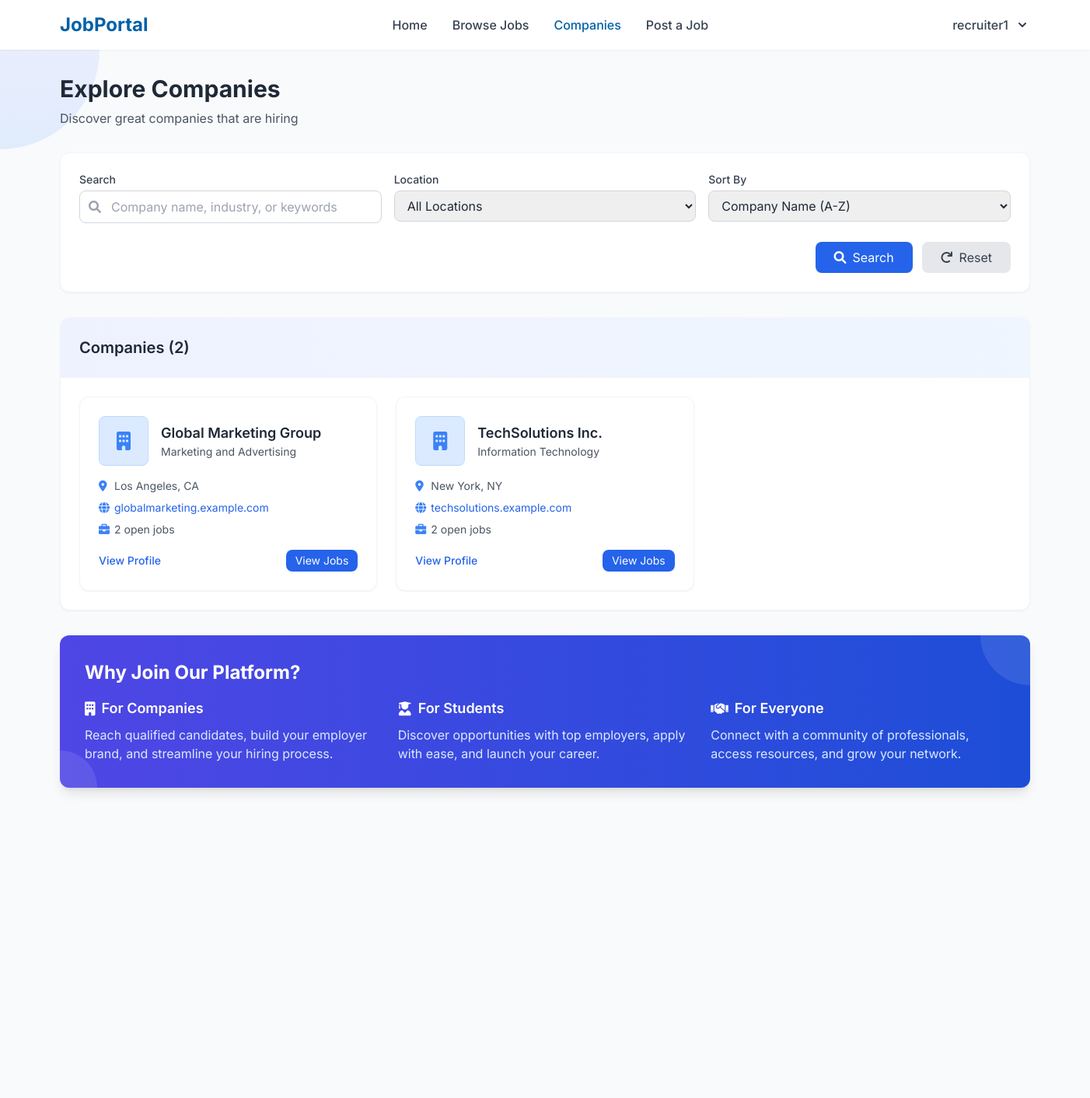
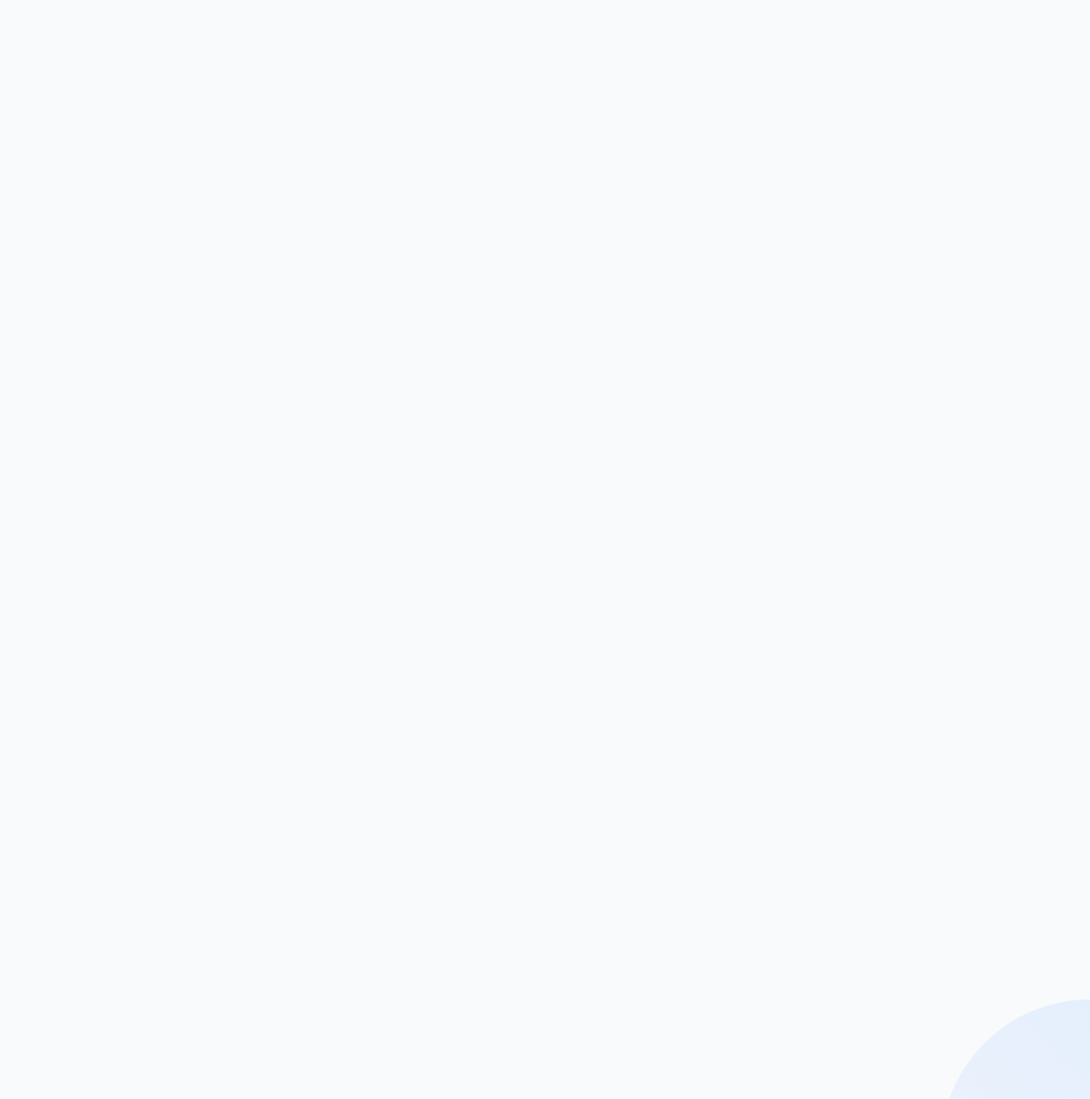
/companies.php (signed in), run on the app's committed database (2 pictures, top to bottom).
### tables this page shows
CREATE TABLE IF NOT EXISTS company_profiles (
    id INT NOT NULL PRIMARY KEY AUTO_INCREMENT,
    user_id INT NOT NULL,
    company_name VARCHAR(100) NOT NULL,
    company_description TEXT,
    industry VARCHAR(100),
    website VARCHAR(255),
    location VARCHAR(100),
    logo_path VARCHAR(255),
    FOREIGN KEY (user_id) REFERENCES users(id) ON DELETE CASCADE
);

### companies.php (the view, shortened to what this page needs)
<?php
require_once 'includes/functions.php';
$filters = [
    'keyword' => isset($_GET['keyword']) ? sanitize($_GET['keyword']) : '',
    'location' => isset($_GET['location']) ? sanitize($_GET['location']) : '',
    'sort' => isset($_GET['sort']) ? sanitize($_GET['sort']) : 'name_asc'
];
$sql_conditions = ["1=1"];
$where_clause = implode(' AND ', $sql_conditions);
$sort_clause = "c.company_name ASC";
$count_sql = "SELECT COUNT(DISTINCT c.user_id) as total
              FROM company_profiles c
              WHERE $where_clause";
$stmt = mysqli_prepare($conn, $count_sql);
mysqli_stmt_execute($stmt);
$result = mysqli_stmt_get_result($stmt);
$total_companies = mysqli_fetch_assoc($result)['total'];
$companies_per_page = 10;
$total_pages = ceil($total_companies / $companies_per_page);
$current_page = isset($_GET['page']) ? max(1, min($total_pages, (int)$_GET['page'])) : 1;
$offset = ($current_page - 1) * $companies_per_page;
$sql = "SELECT c.*, u.email, u.username,
        (SELECT COUNT(*) FROM jobs j WHERE j.recruiter_id = c.user_id AND j.status = 'open') as job_count,
        (SELECT COUNT(*) FROM jobs j WHERE j.recruiter_id = c.user_id) as total_jobs
        FROM company_profiles c
        JOIN users u ON c.user_id = u.id
        WHERE $where_clause
        GROUP BY c.user_id
        ORDER BY $sort_clause
        LIMIT $offset, $companies_per_page";
$stmt = mysqli_prepare($conn, $sql);
mysqli_stmt_execute($stmt);
$result = mysqli_stmt_get_result($stmt);
$companies = mysqli_fetch_all($result, MYSQLI_ASSOC);
include 'includes/header.php';
?>
<div class="bg-gray-50 py-8 min-h-screen relative">
    <div class="absolute top-0 left-0 w-64 h-64 bg-gradient-to-br from-purple-100 to-blue-200 rounded-full opacity-50 -ml-32 -mt-32 transform rotate-45"></div>
    <div class="absolute bottom-0 right-0 w-96 h-96 bg-gradient-to-tr from-indigo-100 to-blue-200 rounded-full opacity-40 -mr-48 -mb-48"></div>
    <div class="container mx-auto px-4 relative z-10">
        <div class="mb-8">
            <h1 class="text-3xl font-bold text-gray-800 mb-2">Explore Companies</h1>
            <p class="text-gray-600">Discover great companies that are hiring</p>
        </div>
        <div class="bg-white rounded-xl shadow-sm border border-gray-100 p-6 mb-8">
            <form action="companies.php" method="get" class="space-y-6">
                <div class="grid grid-cols-1 md:grid-cols-3 gap-4">
                    <div class="col-span-1">
                        <label for="keyword" class="block text-sm font-medium text-gray-700 mb-1">Search</label>
                        <div class="relative">
                            <div class="absolute inset-y-0 left-0 pl-3 flex items-center pointer-events-none">
                            </div>
                            <input type="text" id="keyword" name="keyword" value="<?php echo htmlspecialchars($filters['keyword']); ?>" placeholder="Company name, industry, or keywords" class="block w-full pl-10 pr-3 py-2 border border-gray-300 rounded-lg focus:ring-blue-500 focus:border-blue-500">
                        </div>
                    </div>
                    <div>
                        <label for="location" class="block text-sm font-medium text-gray-700 mb-1">Location</label>
                        <select id="location" name="location" class="block w-full py-2 px-3 border border-gray-300 rounded-lg focus:ring-blue-500 focus:border-blue-500">
                            <option value="">All Locations</option>
                        </select>
                    </div>
                    <div>
                        <label for="sort" class="block text-sm font-medium text-gray-700 mb-1">Sort By</label>
                        <select id="sort" name="sort" class="block w-full py-2 px-3 border border-gray-300 rounded-lg focus:ring-blue-500 focus:border-blue-500">
                            <option value="name_asc" <?php echo ($filters['sort'] === 'name_asc') ? 'selected' : ''; ?>>Company Name (A-Z)</option>
                        </select>
                    </div>
                </div>
                <div class="flex justify-end gap-3">
                    <button type="submit" class="bg-blue-600 hover:bg-blue-700 text-white py-2 px-6 rounded-lg transition duration-300 flex items-center justify-center">
                        <i class="fas fa-search mr-2"></i> Search
                    </button>
                    <a href="companies.php" class="bg-gray-200 hover:bg-gray-300 text-gray-700 py-2 px-6 rounded-lg transition duration-300 flex items-center justify-center">
                        <i class="fas fa-redo mr-2"></i> Reset
                    </a>
                </div>
            </form>
        </div>
        <div class="bg-white rounded-xl shadow-sm border border-gray-100 overflow-hidden mb-8">
            <div class="p-6 border-b border-gray-100 bg-gradient-to-r from-indigo-50 to-blue-50">
                <div class="flex justify-between items-center">
                    <h2 class="text-xl font-semibold text-gray-800">Companies (<?php echo $total_companies; ?>)</h2>
                </div>
            </div>
            <?php if (empty($companies)): ?>
            <div class="p-8 text-center">
                <div class="w-16 h-16 bg-blue-100 rounded-full flex items-center justify-center mx-auto mb-4">
                    <i class="fas fa-building text-blue-500 text-2xl"></i>
                </div>
                <h3 class="text-xl font-semibold text-gray-800 mb-2">No Companies Found</h3>
                <p class="text-gray-600 mb-4">We couldn't find any companies matching your search criteria.</p>
                <a href="companies.php" class="inline-flex items-center bg-blue-600 hover:bg-blue-700 text-white px-4 py-2 rounded-lg transition duration-300">
                    <i class="fas fa-redo mr-2"></i> Clear Filters
                </a>
            </div>
            <?php else: ?>
            <div class="grid grid-cols-1 md:grid-cols-2 lg:grid-cols-3 gap-6 p-6">
                <?php foreach ($companies as $company): ?>
                <div class="bg-white rounded-xl shadow-sm border border-gray-100 overflow-hidden hover:shadow-md transition duration-300">
                    <div class="p-6">
                        <div class="flex items-center mb-4">
                            <div class="flex-shrink-0 mr-4">
                                <?php if (!empty($company['logo_path'])): ?>
                                    <img src="<?php echo $company['logo_path']; ?>" alt="<?php echo htmlspecialchars($company['company_name']); ?>" class="w-16 h-16 object-contain rounded-lg border border-gray-200">
                                <?php else: ?>
                                    <div class="w-16 h-16 bg-blue-100 rounded-lg flex items-center justify-center border border-blue-200">
                                        <i class="fas fa-building text-blue-500 text-2xl"></i>
                                    </div>
                                <?php endif; ?>
                            </div>
                            <div>
                                <h3 class="text-lg font-semibold text-gray-800">
                                    <a href="company_profile.php?id=<?php echo $company['user_id']; ?>" class="hover:text-blue-600 transition duration-300">
                                        <?php echo htmlspecialchars($company['company_name']); ?>
                                    </a>
                                </h3>
                                <?php if (!empty($company['industry'])): ?>
                                <p class="text-gray-600 text-sm"><?php echo htmlspecialchars($company['industry']); ?></p>
                                <?php endif; ?>
                            </div>
                        </div>
                        <div class="space-y-2 mb-4">
                            <?php if (!empty($company['location'])): ?>
                            <div class="flex items-center text-sm text-gray-600">
                                <i class="fas fa-map-marker-alt text-blue-500 w-5"></i>
                                <span><?php echo htmlspecialchars($company['location']); ?></span>
                            </div>
                            <?php endif; ?>
                            <?php if (!empty($company['website'])): ?>
                            <div class="flex items-center text-sm text-gray-600">
                                <i class="fas fa-globe text-blue-500 w-5"></i>
                                <a href="<?php echo htmlspecialchars($company['website']); ?>" target="_blank" class="text-blue-600 hover:underline truncate">
                                    <?php echo htmlspecialchars(preg_replace('#^https?://#', '', $company['website'])); ?>
                                </a>
                            </div>
                            <?php endif; ?>
                            <div class="flex items-center text-sm text-gray-600">
                                <i class="fas fa-briefcase text-blue-500 w-5"></i>
                                <span><?php echo $company['job_count']; ?> open job<?php echo $company['job_count'] != 1 ? 's' : ''; ?></span>
                            </div>
                        </div>
                        <div class="flex justify-between items-center">
                            <a href="company_profile.php?id=<?php echo $company['user_id']; ?>" class="text-blue-600 hover:text-blue-800 text-sm font-medium">
                                View Profile
                            </a>
                            <?php if ($company['job_count'] > 0): ?>
                            <a href="jobs.php?keyword=<?php echo urlencode($company['company_name']); ?>" class="bg-blue-600 hover:bg-blue-700 text-white text-sm px-3 py-1 rounded-lg transition duration-300">
                                View Jobs
                            </a>
                            <?php endif; ?>
                        </div>
                    </div>
                </div>
                <?php endforeach; ?>
            </div>
            <?php endif; ?>
        </div>
        <div class="bg-gradient-to-r from-indigo-600 to-blue-700 rounded-xl shadow-lg overflow-hidden text-white">
            <div class="p-6 md:p-8 relative">
                <div class="absolute top-0 right-0 w-32 h-32 bg-white opacity-10 rounded-full -mr-16 -mt-16 transform rotate-45"></div>
                <div class="absolute bottom-0 left-0 w-24 h-24 bg-white opacity-10 rounded-full -ml-12 -mb-12"></div>
                <h2 class="text-2xl font-bold mb-4 relative z-10">Why Join Our Platform?</h2>
                <div class="grid md:grid-cols-3 gap-6 relative z-10">
                    <div>
                        <h3 class="font-semibold text-lg mb-2 flex items-center">
                            <i class="fas fa-building mr-2"></i> For Companies
                        </h3>
                        <p class="text-blue-100">Reach qualified candidates, build your employer brand, and streamline your hiring process.</p>
                    </div>
                    <div>
                        <h3 class="font-semibold text-lg mb-2 flex items-center">
                            <i class="fas fa-user-graduate mr-2"></i> For Students
                        </h3>
                        <p class="text-blue-100">Discover opportunities with top employers, apply with ease, and launch your career.</p>
                    </div>
                    <div>
                        <h3 class="font-semibold text-lg mb-2 flex items-center">
                            <i class="fas fa-handshake mr-2"></i> For Everyone
                        </h3>
                        <p class="text-blue-100">Connect with a community of professionals, access resources, and grow your network.</p>
                    </div>
                </div>
            </div>
        </div>
    </div>
</div>
<?php include 'includes/footer.php'; ?>

### assets/css/custom.css (style rules this page uses)
:root { --primary-color: #0061a7; --secondary-color: #00a4e4; --accent-color: #6cc24a; --dark-bg: #1a2b3c; --light-bg: #f5f7fa; --text-dark: #333333; --text-light: #ffffff; --border-color: #e1e5eb; --success-color: #28a745; --warning-color: #ffc107; --danger-color: #dc3545; --info-color: #17a2b8; }
body { font-family: 'Roboto', sans-serif; color: var(--text-dark); background-color: var(--light-bg); line-height: 1.6; }
a { color: var(--primary-color); text-decoration: none; transition: all 0.3s ease; }
:root { --primary-color: #0061a7; --secondary-color: #00a4e4; --accent-color: #6cc24a; --dark-bg: #1a2b3c; --light-bg: #f5f7fa; --text-dark: #333333; --text-light: #ffffff; }

### data on the page
company_profiles: company_name "Global Marketing Group", industry "Marketing and Advertising", location "Los Angeles, CA", website "globalmarketing.example.com", job_count "2"
company_profiles: company_name "TechSolutions Inc.", industry "Information Technology", location "New York, NY", website "techsolutions.example.com", job_count "2"

### other printed values
$_SESSION['username'] "recruiter1"
$total_companies "2"
